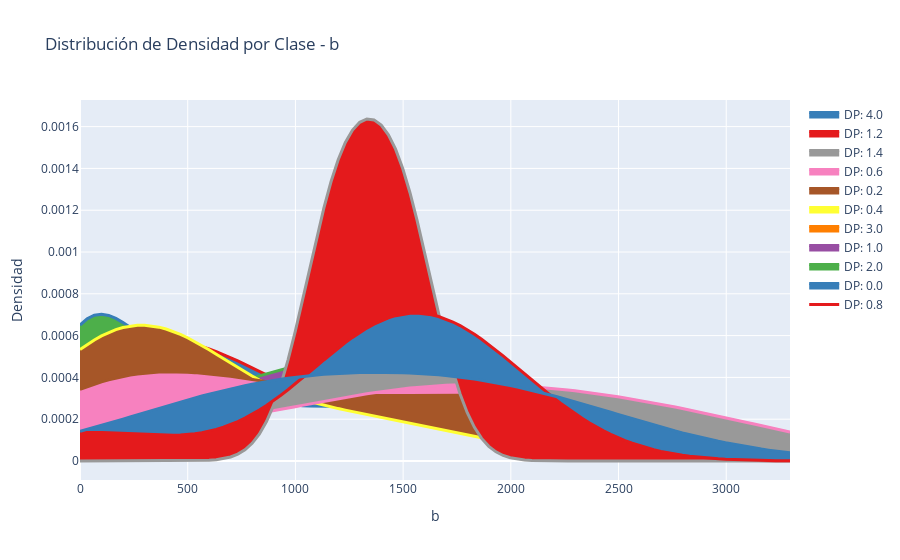

This figure's notebook cell:
### Markdown cell above
### 3.5 Densidad

### Code cell
visualization.plot_interactive_density_multiclass(datos_imputados, column= 'b', class_column='DP')
